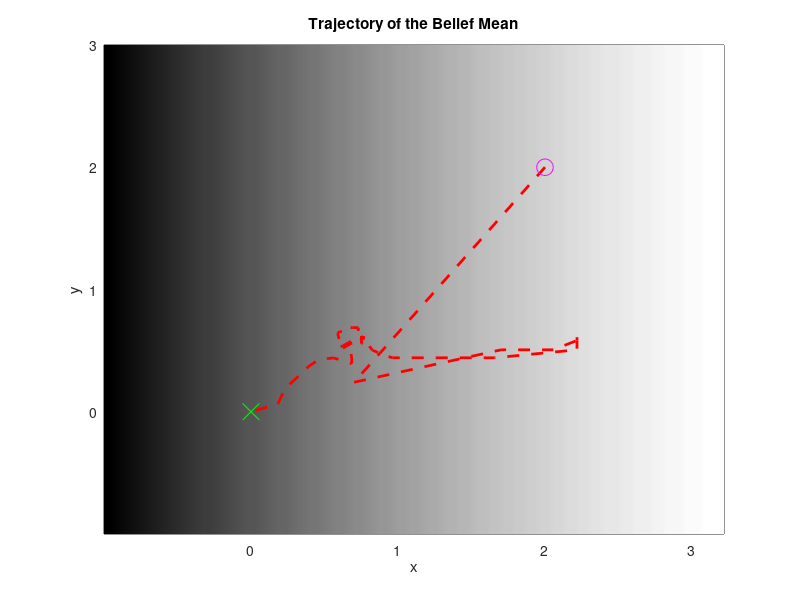

Recreate this plot in MATLAB.
clear
close
clc

traj = importdata('traj_data_opt1.mat');
X = traj(1,:);
Y = traj(2,:);

figure(1);clf;
X_plot = linspace(min(X)-1,max(X)+1);
Y_plot = linspace(min(Y)-1,max(Y)+1);
C = ones(length(Y_plot),length(X_plot));

for i=1:size(C,1)
    for j=1:size(C,2)
        C(i,j) = -0.5*(5-X_plot(j))^2;
    end
end
pcolor(X_plot,Y_plot,C);
colormap(gray);
shading flat
shading interp
% axis([-1,7,-2,5])
hold on

% %% Normal Plot
% figure(3);
% hold on

plot(traj(1,:),traj(2,:),'r--','LineWidth',2);
% scatter(X,Y);
plot(traj(1,1),traj(2,1),'mo', 'markers',12);

plot(traj(1,end),traj(2,end),'gx','markers',12);

title('Trajectory of the Belief Mean')
xlabel('x')
ylabel('y')

hold off

%%

% 
%% Smooth Trajectory
% figure(4)
% % polyfit_y = polyfit(X,Y,8);
% % fit_y = polyval(polyfit_y,X);
% xx = smooth(X,0.1,'loess');
% yy = smooth(Y,0.1,'loess');
% plot(xx,yy,'r-','LineWidth',2);
% hold on
% % plot(xx,yy,'r');
% scatter(xx,yy);
% plot(traj(1,1),traj(2,1),'mo');
% plot(traj(1,end),traj(2,end),'bx');
% hold off




%%%%%%%%%%%%%%%%%%%%%%%%%%%%%%%%%%%%%% Experimentation %%%%%%%%%%%%%%%%%
% figure(1);clf;
% Im = zeros(length(Y),length(X));
% 
% for i=1:size(Im,1)
%     for j=1:size(Im,2)
%         Im(i,j) = 0.5*(5-X(j)) - 3;
%     end
% end
% 
% X_scaled = X*(size(Im,2)/(max(X)-min(X)));
% Y_scaled = Y*(size(Im,1)/(max(Y)-min(Y)));
% 
% figure(1)
% imshow(Im)
% % hold on
% 
% %Making X and Y of the same length
% if (length(X_scaled) > length(Y_scaled))
%    Y_scaled = interp1(linspace(1,length(Y_scaled),length(Y_scaled)),Y_scaled,X_scaled,'pchip');
%     
% elseif (length(Y_scaled) > length(X_scaled))
%     X_scaled = interp1(linspace(1,length(X_scaled),length(X_scaled)),X_scaled,Y_scaled,'pchip');
% end
% 
% % plot(traj(1,:),traj(2,:),'r');
% % plot(traj(1,t_f+1),traj(2,t_f+1),'bx');
% figure(2);
% plot(X_scaled,Y_scaled,'r');
% hold on
% plot(X_scaled(1),Y_scaled(1),'mo');
% plot(X_scaled(t_f+1),Y_scaled(t_f+1),'bx');
% hold off